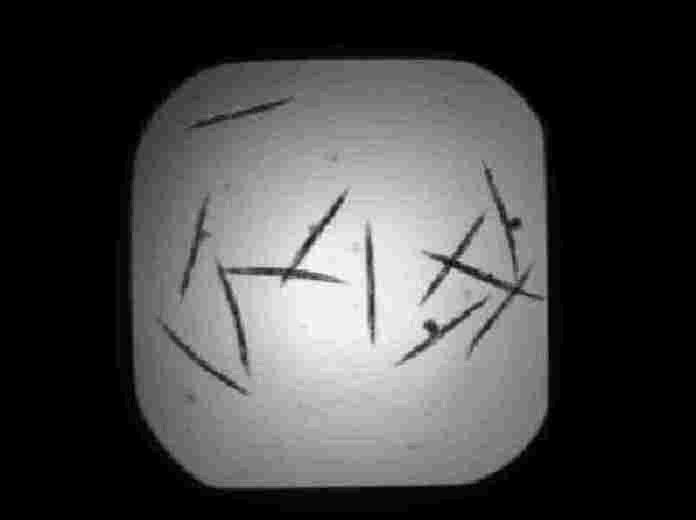
#> input picture Preprocessing/images/worms.jpg, 696 x 520 px
$ jupyter execute --allow-errors Example_3.ipynb
#> lines starting #> are read from the running program, lines starting #| are printed output that depends on the picture
# Histogram matching

[cell 1]
import cv2
import matplotlib.pyplot as plt
import seaborn as sns
from skimage.exposure import match_histograms

sns.set_style("whitegrid")

[cell 2]
worms_1 = cv2.imread('./images/worms.jpg', cv2.IMREAD_GRAYSCALE) # Converts image to grayscale
#> worms_1 is the input picture: shape (520, 696); min 0, max 34, mean 9.1
plt.imshow(worms_1, cmap='gray', vmin=0, vmax=255) # When using scalar data and no explicit norm, vmin and vmax define the data range that the colormap covers
plt.axis("off")
plt.show()

Adjusted image intensity

[cell 3]
worms_1_adjusted = worms_1 / worms_1.max() * 255
fig, axs = plt.subplots(1, 2, figsize=(20, 5))
axs[0].imshow(worms_1_adjusted, cmap='gray', vmin=0, vmax=255) # When using scalar data and no explicit norm, vmin and vmax define the data range that the colormap covers
axs[0].axis("off")
axs[1].hist(worms_1_adjusted.ravel(), bins=255, range=(0, 255))
axs[1].set_ylim(0, 3e4)
plt.show()
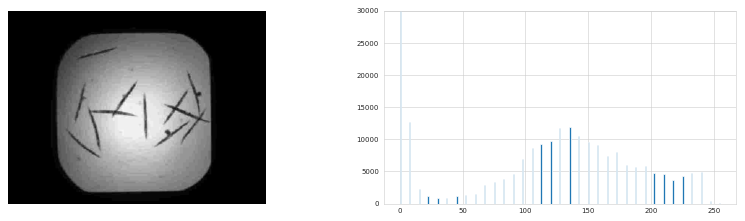
#> figure drawn by matplotlib, 2 panels; panel 2: tallest bar 177616 high, from x = 0 to 1

[cell 4]
worms_2 = cv2.imread('./images/worms2.jpg', cv2.IMREAD_GRAYSCALE) # Converts image to grayscale
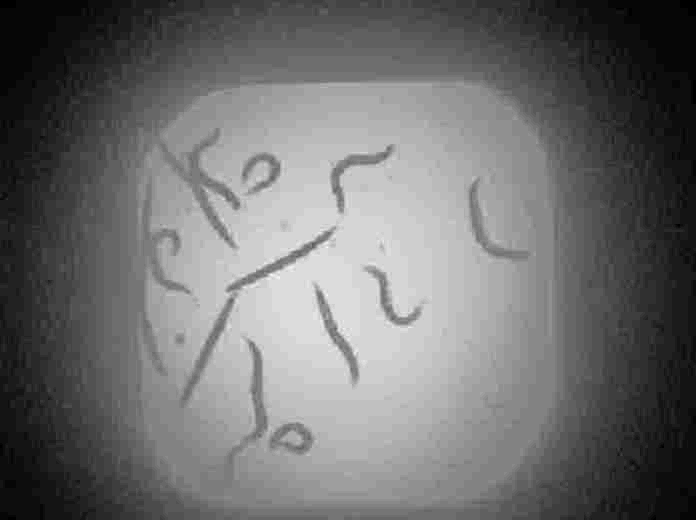
#> input picture Preprocessing/images/worms2.jpg, 696 x 520 px
#> worms_2 is the input picture: shape (520, 696); min 0, max 37, mean 16
fig, axs = plt.subplots(1, 2, figsize=(20, 5))
axs[0].imshow(worms_2, cmap='gray', vmin=0, vmax=255) # When using scalar data and no explicit norm, vmin and vmax define the data range that the colormap covers
axs[0].axis("off")
axs[1].hist(worms_2.ravel(), bins=255, range=(0, 255))
plt.show()
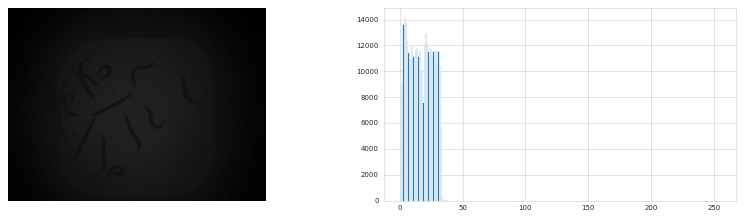
#> figure drawn by matplotlib, 2 panels; panel 2: tallest bar 14186 high, from x = 3 to 4
